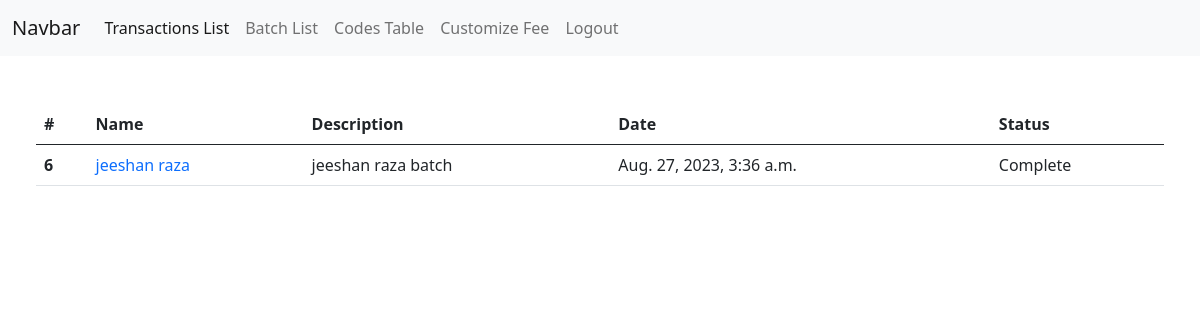
Screenshot of /batch/list/ (signed in) with the database file from the repository.
### batchs/models.py (models this page shows)
class Batchs(models.Model):
    batch_id = models.IntegerField(default=1)
    name = models.CharField(max_length=50)
    desciption = models.CharField(max_length=300)
    username = models.CharField(max_length=100)
    transactions = models.CharField(max_length=50000000,default='[]')
    date = models.DateTimeField(default=datetime.datetime.now)
    status = models.CharField(max_length=50,default="Pending")

### batchs/views.py (the view)
# urls.py: path('list/',views.batch_list, name="batchs list"),
@login_required(login_url='/login')
def batch_list(request):
    batchs = Batchs.objects.all().values()
    return render(request, 'batchs_list.html',{"batchs":batchs})

### templates/batchs_list.html (shortened to what this page needs)
{% load static %}
<!doctype html>
<html lang="en">
<head>
  {% include 'partials/_head.html' %}
</head>
<body>
    {% include 'partials/_navbar.html' %}
  <section class="list-section py-6 px-4">
    <div class="container-fluid">
        <table class="table mt-5">
            <thead>
              <tr>
                <th scope="col">#</th>
                <th scope="col">Name</th>
                <th scope="col">Description</th>
                <th scope="col">Date</th>
                <th scope="col">Status</th>
              </tr>
            </thead>
            <tbody>
           {% for batch in batchs %}
                <tr>
                    <th scope="row">{{batch.id}}</th>
                    <td><a href="/batch/list/{{batch.id}}" class="text-decoration-none">{{batch.name}}</a></td>
                    <td>{{batch.desciption}}</td>
                    <td>{{batch.date}}</td>
                    <td>{{batch.status}}</td>
                </tr>
            {% endfor %}
            </tbody>
        </table>
    </div>
  </section>
</body>
</html>

### rows the page displays
Batchs: id "6", name "jeeshan raza", desciption "jeeshan raza batch", date "Aug. 27, 2023, 3:36 a.m.", status "Complete"
